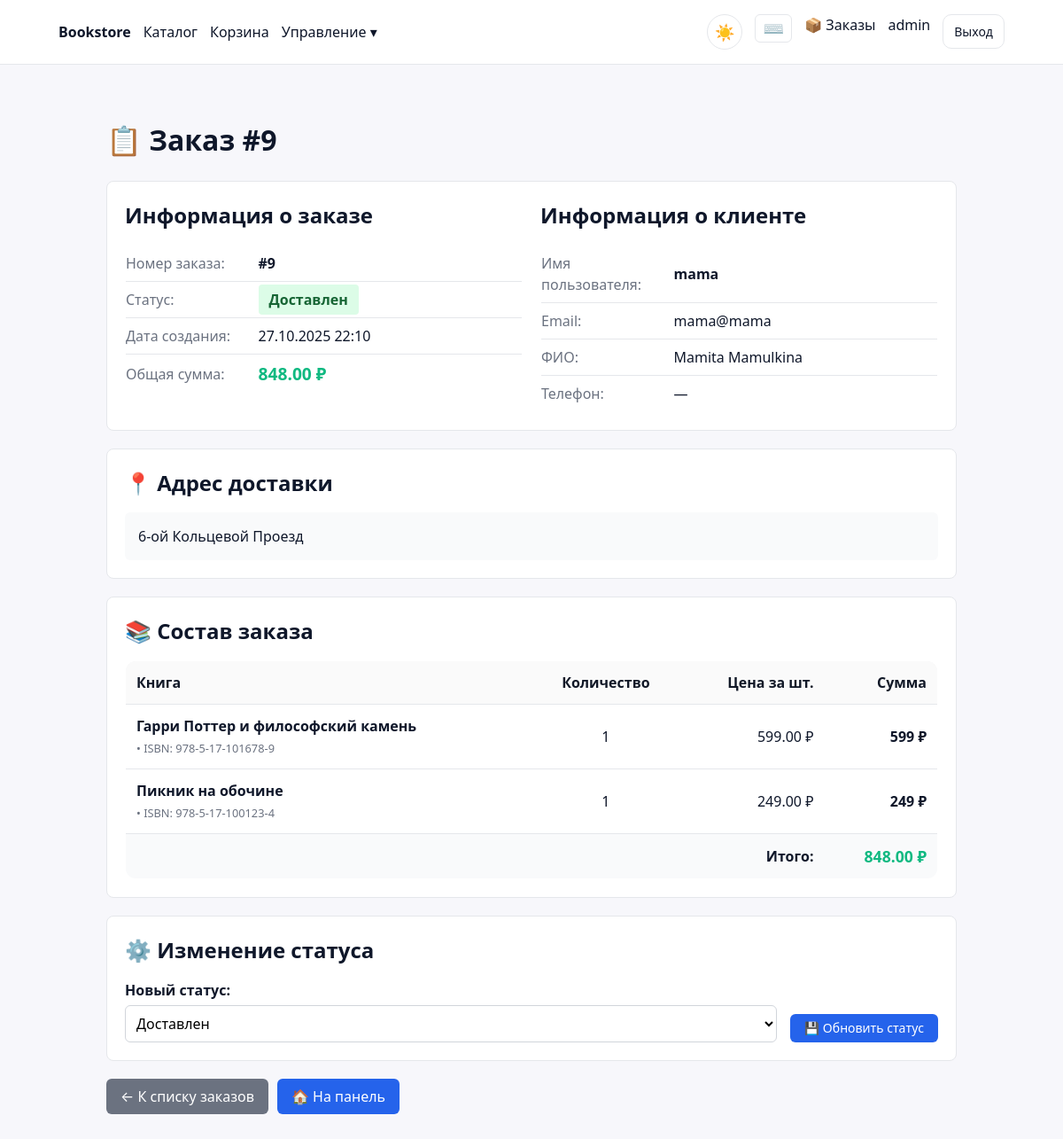
The app's page /manager/orders/9/ (signed in) with its own data.
### backend/apps/orders/models.py (models this page shows, shortened)
class Order(models.Model):
    STATUS_CHOICES = (
        ("processing", "Обрабатывается"),
        ("shipped", "Отправлен"),
        ("delivered", "Доставлен"),
        ("cancelled", "Отменен"),
    )
    user = models.ForeignKey(settings.AUTH_USER_MODEL, on_delete=models.CASCADE, related_name='orders')
    status = models.CharField(max_length=20, choices=STATUS_CHOICES, default="processing")
    total_amount = models.DecimalField(max_digits=12, decimal_places=2, default=0)
    shipping_address = models.TextField(default="")
    shipping_city = models.CharField(max_length=100, default="")
    shipping_postal_code = models.CharField(max_length=20, default="")
    notes = models.TextField(blank=True)
    created_at = models.DateTimeField(auto_now_add=True)
    updated_at = models.DateTimeField(auto_now=True)
    class Meta:
        ordering = ['-created_at']
        indexes = [
            models.Index(fields=['user', 'status']),
            models.Index(fields=['status', 'created_at']),
        ]

class OrderItem(models.Model):
    order = models.ForeignKey(Order, on_delete=models.CASCADE, related_name='items')
    book = models.ForeignKey('catalog.Book', on_delete=models.PROTECT)
    price = models.DecimalField(max_digits=10, decimal_places=2)
    quantity = models.PositiveIntegerField()

### backend/apps/catalog/models.py (models this page shows, shortened)
class Book(models.Model):
    title = models.CharField(max_length=255)
    isbn = models.CharField(max_length=20, unique=True)
    description = models.TextField(blank=True)
    category = models.ForeignKey(Category, on_delete=models.PROTECT, related_name="books")
    price = models.DecimalField(max_digits=10, decimal_places=2)
    rating = models.DecimalField(max_digits=3, decimal_places=2, default=0)
    pages = models.PositiveIntegerField(null=True, blank=True)
    publication_date = models.DateField(null=True, blank=True)
    cover_image = models.ImageField(upload_to='book_covers/', blank=True, null=True)
    is_active = models.BooleanField(default=True)
    created_at = models.DateTimeField(auto_now_add=True)
    updated_at = models.DateTimeField(auto_now=True)
    class Meta:
        ordering = ["title"]
        indexes = [
            models.Index(fields=['category', 'is_active']),
            models.Index(fields=['price']),
            models.Index(fields=['rating']),
        ]

### backend/apps/web/manager_views.py (the view)
# urls.py: path('manager/orders/<int:order_id>/', manager_views.manager_order_detail, name='manager-order-detail'),
@manager_required
def manager_order_detail(request, order_id):
    order = get_object_or_404(Order, id=order_id)
    order_items = order.items.select_related('book').all()
    STATUS_CHOICES = [
        ('new', 'Новый'),
        ('processing', 'В обработке'),
        ('shipped', 'Отправлен'),
        ('delivered', 'Доставлен'),
        ('cancelled', 'Отменен'),
    ]
    context = {
        'order': order,
        'order_items': order_items,
        'status_choices': STATUS_CHOICES,
    }
    return render(request, 'web/manager/order_detail.html', context)

### templates/web/manager/order_detail.html (shortened to what this page needs)
{% extends 'web/base.html' %}
{% block content %}
<div style="max-width: 1000px; margin: 0 auto; padding: 20px;">
	<h1>📋 Заказ #{{ order.id }}</h1>
	<div style="background: #fff; padding: 20px; border-radius: 8px; margin-bottom: 20px; border: 1px solid #e5e7eb;">
		<div style="display: grid; grid-template-columns: repeat(auto-fit, minmax(300px, 1fr)); gap: 20px;">
			<div>
				<h2 style="margin: 0 0 15px 0;">Информация о заказе</h2>
				<table style="width: 100%;">
					<tr>
						<td style="padding: 8px 0; color: #6b7280; width: 150px;">Номер заказа:</td>
						<td style="padding: 8px 0; font-weight: 600;">#{{ order.id }}</td>
					</tr>
					<tr>
						<td style="padding: 8px 0; color: #6b7280;">Статус:</td>
						<td style="padding: 8px 0;">
							<span style="padding: 6px 12px; border-radius: 4px; font-weight: 600;
								{% if order.status == 'new' %}background: #fef3c7; color: #92400e;
								{% elif order.status == 'processing' %}background: #e0e7ff; color: #3730a3;
								{% elif order.status == 'shipped' %}background: #dbeafe; color: #1e40af;
								{% elif order.status == 'delivered' %}background: #dcfce7; color: #166534;
								{% elif order.status == 'cancelled' %}background: #fee2e2; color: #991b1b;
								{% endif %}">
								{{ order.get_status_display }}
							</span>
						</td>
					</tr>
					<tr>
						<td style="padding: 8px 0; color: #6b7280;">Дата создания:</td>
						<td style="padding: 8px 0;">{{ order.created_at|date:"d.m.Y H:i" }}</td>
					</tr>
					<tr>
						<td style="padding: 8px 0; color: #6b7280;">Общая сумма:</td>
						<td style="padding: 8px 0; font-weight: 600; font-size: 1.2em; color: #10b981;">{{ order.total_amount }} ₽</td>
					</tr>
				</table>
			</div>
			<div>
				<h2 style="margin: 0 0 15px 0;">Информация о клиенте</h2>
				<table style="width: 100%;">
					<tr>
						<td style="padding: 8px 0; color: #6b7280; width: 150px;">Имя пользователя:</td>
						<td style="padding: 8px 0; font-weight: 600;">{{ order.user.username }}</td>
					</tr>
					<tr>
						<td style="padding: 8px 0; color: #6b7280;">Email:</td>
						<td style="padding: 8px 0;">{{ order.user.email|default:"—" }}</td>
					</tr>
					<tr>
						<td style="padding: 8px 0; color: #6b7280;">ФИО:</td>
						<td style="padding: 8px 0;">{{ order.user.first_name }} {{ order.user.last_name }}</td>
					</tr>
					<tr>
						<td style="padding: 8px 0; color: #6b7280;">Телефон:</td>
						<td style="padding: 8px 0;">{{ order.phone|default:"—" }}</td>
					</tr>
				</table>
			</div>
		</div>
	</div>
	<div style="background: #fff; padding: 20px; border-radius: 8px; margin-bottom: 20px; border: 1px solid #e5e7eb;">
		<h2 style="margin: 0 0 15px 0;">📍 Адрес доставки</h2>
		<div style="background: #f9fafb; padding: 15px; border-radius: 6px;">
			<p style="margin: 0; white-space: pre-line;">{{ order.shipping_address }}</p>
		</div>
	</div>
	<div style="background: #fff; padding: 20px; border-radius: 8px; margin-bottom: 20px; border: 1px solid #e5e7eb;">
		<h2 style="margin: 0 0 15px 0;">📚 Состав заказа</h2>
		<div style="overflow-x: auto;">
			<table style="width: 100%; border-collapse: collapse;">
				<thead style="background: #f9fafb;">
					<tr>
						<th style="padding: 12px; text-align: left;">Книга</th>
						<th style="padding: 12px; text-align: center;">Количество</th>
						<th style="padding: 12px; text-align: right;">Цена за шт.</th>
						<th style="padding: 12px; text-align: right;">Сумма</th>
					</tr>
				</thead>
				<tbody>
					{% for item in order_items %}
					<tr style="border-top: 1px solid #e5e7eb;">
						<td style="padding: 12px;">
							<div>
								<strong>{{ item.book.title }}</strong><br>
								<small style="color: #6b7280;">{{ item.book.author.name }} • ISBN: {{ item.book.isbn }}</small>
							</div>
						</td>
						<td style="padding: 12px; text-align: center;">{{ item.quantity }}</td>
						<td style="padding: 12px; text-align: right;">{{ item.price }} ₽</td>
						<td style="padding: 12px; text-align: right; font-weight: 600;">{% widthratio item.price 1 item.quantity %} ₽</td>
					</tr>
					{% endfor %}
				</tbody>
				<tfoot style="background: #f9fafb; font-weight: 600;">
					<tr>
						<td colspan="3" style="padding: 12px; text-align: right;">Итого:</td>
						<td style="padding: 12px; text-align: right; font-size: 1.1em; color: #10b981;">{{ order.total_amount }} ₽</td>
					</tr>
				</tfoot>
			</table>
		</div>
	</div>
	<div style="background: #fff; padding: 20px; border-radius: 8px; margin-bottom: 20px; border: 1px solid #e5e7eb;">
		<h2 style="margin: 0 0 15px 0;">⚙️ Изменение статуса</h2>
		<form method="post" action="/manager/orders/{{ order.id }}/update-status/">
			<div style="display: grid; grid-template-columns: 1fr auto; gap: 15px; align-items: end;">
				<div>
					<label style="display: block; margin-bottom: 5px; font-weight: 600;">Новый статус:</label>
					<select name="status" style="width: 100%; padding: 8px; border: 1px solid #d1d5db; border-radius: 6px;">
						{% for value, label in status_choices %}
						<option value="{{ value }}" {% if value == order.status %}selected{% endif %}>{{ label }}</option>
						{% endfor %}
					</select>
				</div>
				<button type="submit" style="background: #2563eb; color: white; padding: 8px 16px; border: none; border-radius: 6px; cursor: pointer;">
					💾 Обновить статус
				</button>
			</div>
		</form>
	</div>
	<div style="display: flex; gap: 10px;">
		<a href="/manager/orders/" style="background: #6b7280; color: white; padding: 8px 16px; border: none; border-radius: 6px; cursor: pointer; text-decoration: none;">
			← К списку заказов
		</a>
		<a href="/manager/" style="background: #2563eb; color: white; padding: 8px 16px; border: none; border-radius: 6px; cursor: pointer; text-decoration: none;">
			🏠 На панель
		</a>
	</div>
</div>
{% endblock %}

### templates/web/base.html (shortened to what this page needs)
{% load static %}
<!doctype html>
<html lang="ru">
<head>
	<link rel="stylesheet" href="https://cdn.jsdelivr.net/npm/modern-normalize/modern-normalize.css">
	<link rel="stylesheet" href="{% static 'styles.css' %}">
</head>
<body class="light"
	  data-is-authenticated="{% if request.user.is_authenticated %}true{% else %}false{% endif %}"
	  data-is-staff="{% if request.user.is_staff %}true{% else %}false{% endif %}">
	<header class="header">
		<div class="nav container">
			<ul class="nav-left">
				<li class="brand"><a href="/">Bookstore</a></li>
				<li><a href="/catalog/">Каталог</a></li>
				<li><a href="/cart/">Корзина</a></li>
				{% if request.user.is_authenticated %}
					{% if request.user.profile.role == 'admin' or request.user.is_staff %}
					<li class="dropdown">
						<a href="#">Управление ▾</a>
					</li>
					{% endif %}
				{% endif %}
			</ul>
			<ul class="nav-right">
				<li>
					<button id="help-btn" class="btn-ghost" style="padding: 4px 8px; font-size: 1.2em; border: 1px solid var(--border); border-radius: 6px; cursor: pointer; background: var(--card);" title="Горячие клавиши (Ctrl+?)">⌨️</button>
				</li>
				{% if request.user.is_authenticated %}
				<li><a href="/orders/">📦 Заказы</a></li>
				<li><a href="/profile/">{{ request.user.username }}</a></li>
				<li><a class="btn btn-ghost" href="/logout/">Выход</a></li>
				{% else %}
				<li><a class="btn btn-ghost" href="/login/">Вход</a></li>
				<li><a class="btn" href="/register/">Регистрация</a></li>
				{% endif %}
			</ul>
		</div>
	</header>
	<main class="container main">
		{% block content %}{% endblock %}
	</main>
</body>
</html>

### static/styles.css (style rules this page uses)
:root { --bg:#f7f7fb;--card:#ffffff;--text:#0f172a;--muted:#64748b;--primary:#2563eb;--border:#e5e7eb; --radius:12px;--shadow:0 4px 24px rgba(15,23,42,.06); }
* { box-sizing:border-box }
html,body { height:100% }
body.light { background:var(--bg);color:var(--text);font:16px/1.5 system-ui,-apple-system,Segoe UI,Roboto,Ubuntu,Cantarell,Noto Sans,sans-serif }
.container { max-width:1100px;margin:0 auto;padding:16px }
@media (min-width: 1025px) { .container { max-width:1100px;padding:16px } }
.header { background:#ffffff;border-bottom:1px solid var(--border) }
.nav { display:flex;justify-content:space-between;align-items:center }
.nav ul { display:flex;gap:14px;margin:0;padding:0;list-style:none }
.nav .brand a { font-weight:700 }
.nav a { color:var(--text);text-decoration:none }
.nav .dropdown { position:relative }
.main { padding-top:20px }
input,select,textarea { width:100%;padding:10px 12px;border:1px solid var(--border);border-radius:10px;background:#fff }
button,.btn { display:inline-block;padding:8px 12px;border-radius:10px;border:1px solid var(--primary);background:var(--primary);color:#fff;cursor:pointer;font-size:14px }
.btn-ghost { background:#fff;border-color:var(--border);color:var(--text) }
table { width:100%;border-collapse:collapse;background:#fff;border:1px solid var(--border);border-radius:12px;overflow:hidden }
th,td { padding:10px 12px;border-bottom:1px solid var(--border);text-align:left }
th { background:#fafafa;color:#111827 }

### records on screen
Order: id "9", status "Доставлен", created_at "27.10.2025 22:10", total_amount "848.00", user.username "mama", user.email "mama@mama", user.first_name "Mamita", user.last_name "Mamulkina", shipping_address "6-ой Кольцевой Проезд"
OrderItem: book "Гарри Поттер и философский камень", book.isbn "978-5-17-101678-9", quantity "1", price "599.00", price+quantity "599"
OrderItem: book "Пикник на обочине", book.isbn "978-5-17-100123-4", quantity "1", price "249.00", price+quantity "249"

### other values on screen
{{ request.user.username }} "admin"
{{ order.phone|default:"—" }} "—"
